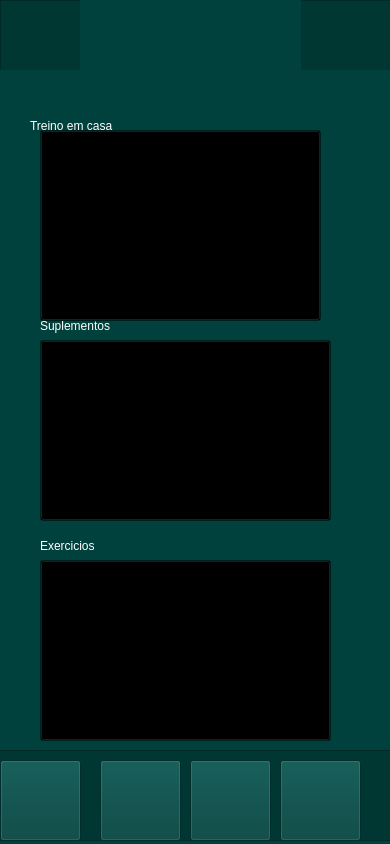
<?xml version="1.0" encoding="UTF-8"?>
<ui version="4.0">
 <class>Form</class>
 <widget class="QWidget" name="Form">
  <property name="geometry">
   <rect>
    <x>0</x>
    <y>0</y>
    <width>390</width>
    <height>844</height>
   </rect>
  </property>
  <property name="minimumSize">
   <size>
    <width>390</width>
    <height>844</height>
   </size>
  </property>
  <property name="windowTitle">
   <string>Form</string>
  </property>
  <property name="styleSheet">
   <string notr="true">background-color: #00413D;</string>
  </property>
  <widget class="QFrame" name="titulo">
   <property name="geometry">
    <rect>
     <x>0</x>
     <y>0</y>
     <width>401</width>
     <height>91</height>
    </rect>
   </property>
   <property name="styleSheet">
    <string notr="true">#titulo{
background-color: rgb(1, 55, 51);
}</string>
   </property>
   <property name="frameShape">
    <enum>QFrame::StyledPanel</enum>
   </property>
   <property name="frameShadow">
    <enum>QFrame::Raised</enum>
   </property>
   <widget class="QLabel" name="label_5">
    <property name="geometry">
     <rect>
      <x>80</x>
      <y>-10</y>
      <width>221</width>
      <height>101</height>
     </rect>
    </property>
    <property name="text">
     <string/>
    </property>
    <property name="pixmap">
     <pixmap>../Downloads/titulo-topicos.png</pixmap>
    </property>
    <property name="scaledContents">
     <bool>true</bool>
    </property>
   </widget>
   <widget class="QFrame" name="frame_2">
    <property name="geometry">
     <rect>
      <x>0</x>
      <y>70</y>
      <width>401</width>
      <height>21</height>
     </rect>
    </property>
    <property name="frameShape">
     <enum>QFrame::StyledPanel</enum>
    </property>
    <property name="frameShadow">
     <enum>QFrame::Raised</enum>
    </property>
    <widget class="QLabel" name="label_6">
     <property name="geometry">
      <rect>
       <x>-20</x>
       <y>-90</y>
       <width>411</width>
       <height>201</height>
      </rect>
     </property>
     <property name="text">
      <string/>
     </property>
     <property name="pixmap">
      <pixmap>../Downloads/topicos1.png</pixmap>
     </property>
     <property name="scaledContents">
      <bool>true</bool>
     </property>
    </widget>
   </widget>
  </widget>
  <widget class="QLabel" name="label_7">
   <property name="geometry">
    <rect>
     <x>-80</x>
     <y>190</y>
     <width>301</width>
     <height>451</height>
    </rect>
   </property>
   <property name="text">
    <string/>
   </property>
   <property name="pixmap">
    <pixmap>../Downloads/Design sem nome (13).png</pixmap>
   </property>
   <property name="scaledContents">
    <bool>true</bool>
   </property>
  </widget>
  <widget class="QLabel" name="label">
   <property name="geometry">
    <rect>
     <x>30</x>
     <y>110</y>
     <width>141</width>
     <height>31</height>
    </rect>
   </property>
   <property name="styleSheet">
    <string notr="true">font: 75 14pt &quot;Georgia&quot;;
color: white;
background-color: none;</string>
   </property>
   <property name="text">
    <string>Treino em casa</string>
   </property>
  </widget>
  <widget class="QLabel" name="label_2">
   <property name="geometry">
    <rect>
     <x>40</x>
     <y>310</y>
     <width>141</width>
     <height>31</height>
    </rect>
   </property>
   <property name="styleSheet">
    <string notr="true">font: 75 14pt &quot;Georgia&quot;;
color: white;
background-color: none;</string>
   </property>
   <property name="text">
    <string>Suplementos</string>
   </property>
  </widget>
  <widget class="QLabel" name="label_3">
   <property name="geometry">
    <rect>
     <x>40</x>
     <y>530</y>
     <width>141</width>
     <height>31</height>
    </rect>
   </property>
   <property name="styleSheet">
    <string notr="true">font: 75 14pt &quot;Georgia&quot;;
color: white;
background-color: none;</string>
   </property>
   <property name="text">
    <string>Exercicios</string>
   </property>
  </widget>
  <widget class="QFrame" name="barra">
   <property name="geometry">
    <rect>
     <x>-10</x>
     <y>750</y>
     <width>401</width>
     <height>91</height>
    </rect>
   </property>
   <property name="minimumSize">
    <size>
     <width>81</width>
     <height>81</height>
    </size>
   </property>
   <property name="styleSheet">
    <string notr="true">#barra{
background-color: rgb(1, 55, 51);
}</string>
   </property>
   <property name="frameShape">
    <enum>QFrame::StyledPanel</enum>
   </property>
   <property name="frameShadow">
    <enum>QFrame::Raised</enum>
   </property>
   <widget class="QPushButton" name="config">
    <property name="geometry">
     <rect>
      <x>200</x>
      <y>10</y>
      <width>81</width>
      <height>81</height>
     </rect>
    </property>
    <property name="minimumSize">
     <size>
      <width>81</width>
      <height>81</height>
     </size>
    </property>
    <property name="styleSheet">
     <string notr="true">#menu{
border:none;
}</string>
    </property>
    <property name="text">
     <string/>
    </property>
    <property name="icon">
     <iconset>
      <normaloff>../Downloads/config.png</normaloff>../Downloads/config.png</iconset>
    </property>
    <property name="iconSize">
     <size>
      <width>81</width>
      <height>81</height>
     </size>
    </property>
   </widget>
   <widget class="QPushButton" name="menu_4">
    <property name="geometry">
     <rect>
      <x>10</x>
      <y>10</y>
      <width>81</width>
      <height>81</height>
     </rect>
    </property>
    <property name="minimumSize">
     <size>
      <width>81</width>
      <height>81</height>
     </size>
    </property>
    <property name="styleSheet">
     <string notr="true">#menu{
border:none;
}</string>
    </property>
    <property name="text">
     <string/>
    </property>
    <property name="icon">
     <iconset>
      <normaloff>../Downloads/menu.png</normaloff>../Downloads/menu.png</iconset>
    </property>
    <property name="iconSize">
     <size>
      <width>81</width>
      <height>81</height>
     </size>
    </property>
   </widget>
   <widget class="QPushButton" name="perfil">
    <property name="geometry">
     <rect>
      <x>290</x>
      <y>10</y>
      <width>81</width>
      <height>81</height>
     </rect>
    </property>
    <property name="minimumSize">
     <size>
      <width>81</width>
      <height>81</height>
     </size>
    </property>
    <property name="styleSheet">
     <string notr="true">#menu{
border:none;
}</string>
    </property>
    <property name="text">
     <string/>
    </property>
    <property name="icon">
     <iconset>
      <normaloff>../Downloads/perfil.png</normaloff>../Downloads/perfil.png</iconset>
    </property>
    <property name="iconSize">
     <size>
      <width>81</width>
      <height>81</height>
     </size>
    </property>
   </widget>
   <widget class="QPushButton" name="treino">
    <property name="geometry">
     <rect>
      <x>110</x>
      <y>10</y>
      <width>81</width>
      <height>81</height>
     </rect>
    </property>
    <property name="minimumSize">
     <size>
      <width>81</width>
      <height>81</height>
     </size>
    </property>
    <property name="styleSheet">
     <string notr="true">#menu{
border:none;
}</string>
    </property>
    <property name="text">
     <string/>
    </property>
    <property name="icon">
     <iconset>
      <normaloff>../Downloads/treino.png</normaloff>../Downloads/treino.png</iconset>
    </property>
    <property name="iconSize">
     <size>
      <width>81</width>
      <height>81</height>
     </size>
    </property>
   </widget>
  </widget>
  <widget class="QPushButton" name="treinoemcasa">
   <property name="geometry">
    <rect>
     <x>40</x>
     <y>130</y>
     <width>281</width>
     <height>191</height>
    </rect>
   </property>
   <property name="styleSheet">
    <string notr="true">
background-color: transparent ;</string>
   </property>
   <property name="text">
    <string notr="true"/>
   </property>
   <property name="icon">
    <iconset>
     <normaloff>../Downloads/treino em casa (1).png</normaloff>../Downloads/treino em casa (1).png</iconset>
   </property>
   <property name="iconSize">
    <size>
     <width>290</width>
     <height>200</height>
    </size>
   </property>
   <property name="checkable">
    <bool>true</bool>
   </property>
   <property name="checked">
    <bool>false</bool>
   </property>
   <property name="default">
    <bool>false</bool>
   </property>
  </widget>
  <widget class="QPushButton" name="suplementos">
   <property name="geometry">
    <rect>
     <x>40</x>
     <y>340</y>
     <width>291</width>
     <height>181</height>
    </rect>
   </property>
   <property name="styleSheet">
    <string notr="true">
background-color: transparent ;</string>
   </property>
   <property name="text">
    <string notr="true"/>
   </property>
   <property name="icon">
    <iconset>
     <normaloff>../Downloads/treino em casa (2) (1).png</normaloff>../Downloads/treino em casa (2) (1).png</iconset>
   </property>
   <property name="iconSize">
    <size>
     <width>290</width>
     <height>200</height>
    </size>
   </property>
   <property name="checkable">
    <bool>true</bool>
   </property>
   <property name="checked">
    <bool>false</bool>
   </property>
   <property name="default">
    <bool>false</bool>
   </property>
  </widget>
  <widget class="QPushButton" name="exercicios">
   <property name="geometry">
    <rect>
     <x>40</x>
     <y>560</y>
     <width>291</width>
     <height>181</height>
    </rect>
   </property>
   <property name="styleSheet">
    <string notr="true">
background-color: transparent ;</string>
   </property>
   <property name="text">
    <string notr="true"/>
   </property>
   <property name="icon">
    <iconset>
     <normaloff>../Downloads/treino em casa (3).png</normaloff>../Downloads/treino em casa (3).png</iconset>
   </property>
   <property name="iconSize">
    <size>
     <width>290</width>
     <height>200</height>
    </size>
   </property>
   <property name="checkable">
    <bool>true</bool>
   </property>
   <property name="checked">
    <bool>false</bool>
   </property>
   <property name="default">
    <bool>false</bool>
   </property>
  </widget>
 </widget>
 <resources/>
 <connections/>
</ui>
